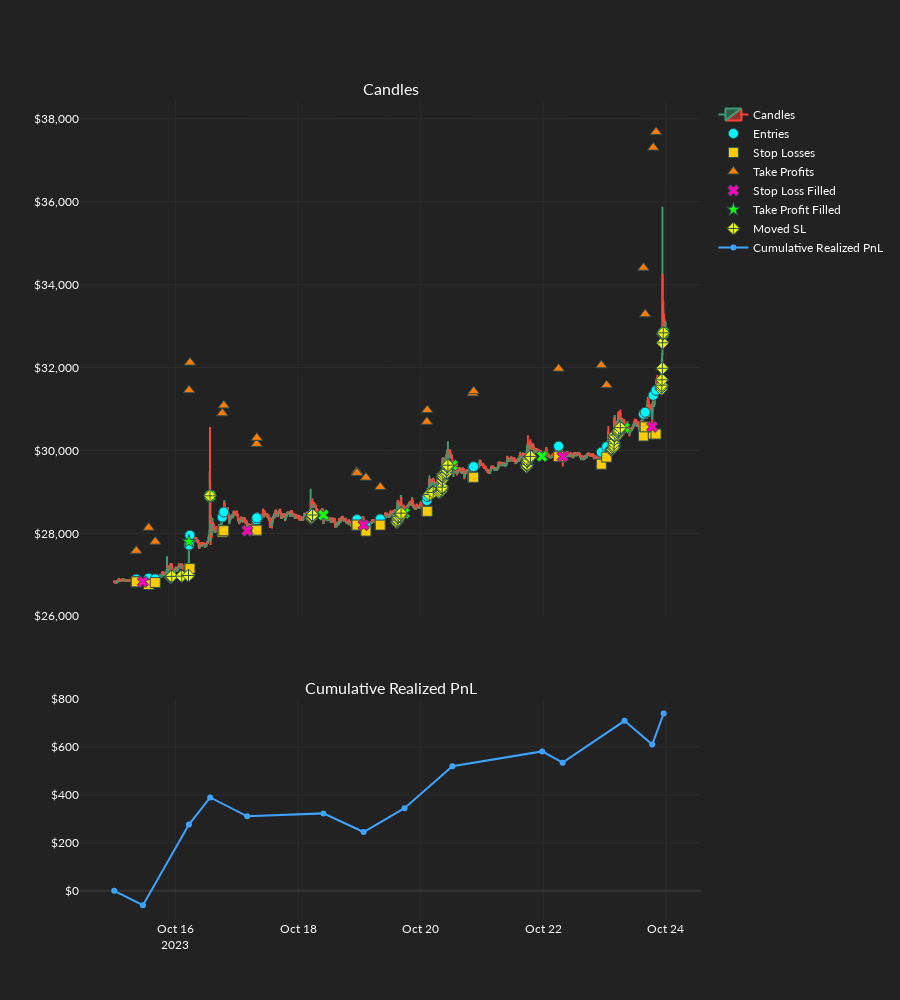

The notebook cell this image was saved under:
### Code cell
or_backtest(
    backtest_settings=backtesting_settings,
    candles=candles,
    dos_arrays=dos_arrays,
    exchange_settings=mufex_main.exchange_settings,
    logger_bool=True,
    static_os=static_os,
    strategy=strategy,
    dos_index=0,
    ind_set_index=2,
    plot_results=True,
)
